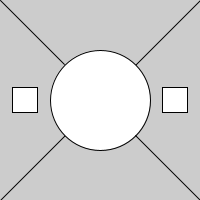
Frame 1 (no input)
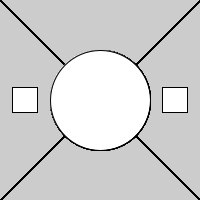
Frame 60 (the mouse pressed at the canvas centre just before this capture)
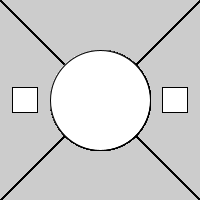
Frame 120 (the mouse held since frame 60 and released just before this capture)

The Processing sketch that drew these frames (run headless with seeded random() and noise(); from frame 60 on, the mouse is pressed at the canvas centre):

// Processing sketch: sketch_4_10_adjustable_size
// ── sketch_4_10_adjustable_size.pde
void setup() {
size(200,200);
rectMode(CENTER);
ellipseMode(CENTER);
}

void draw() {
  line(0,0, width, height);
  line(width, 0, 0, height);
  rect(width/8, height/2, width/8, height/8);
  rect(width - width/8, height/2, width/8, height/8);
  ellipse(width/2, height/2, width/2, height/2);
}
